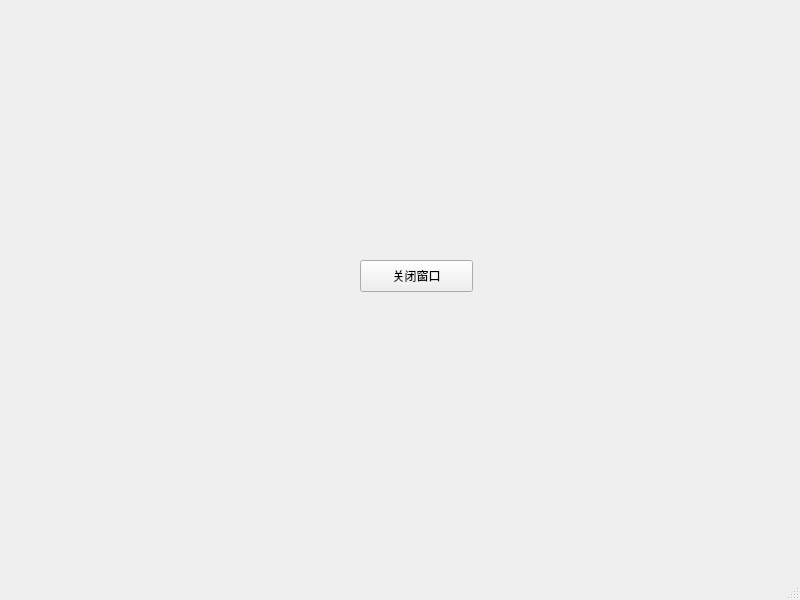
<?xml version="1.0" encoding="UTF-8"?>
<ui version="4.0">
 <class>MainWindow</class>
 <widget class="QMainWindow" name="MainWindow">
  <property name="geometry">
   <rect>
    <x>0</x>
    <y>0</y>
    <width>800</width>
    <height>600</height>
   </rect>
  </property>
  <property name="windowTitle">
   <string>MainWindow</string>
  </property>
  <widget class="QWidget" name="centralwidget">
   <widget class="QPushButton" name="pushButton">
    <property name="geometry">
     <rect>
      <x>360</x>
      <y>260</y>
      <width>113</width>
      <height>32</height>
     </rect>
    </property>
    <property name="text">
     <string>关闭窗口</string>
    </property>
   </widget>
  </widget>
  <widget class="QMenuBar" name="menubar">
   <property name="geometry">
    <rect>
     <x>0</x>
     <y>0</y>
     <width>800</width>
     <height>22</height>
    </rect>
   </property>
  </widget>
  <widget class="QStatusBar" name="statusbar"/>
 </widget>
 <resources/>
 <connections>
  <connection>
   <sender>pushButton</sender>
   <signal>clicked()</signal>
   <receiver>MainWindow</receiver>
   <slot>close()</slot>
   <hints>
    <hint type="sourcelabel">
     <x>394</x>
     <y>284</y>
    </hint>
    <hint type="destinationlabel">
     <x>437</x>
     <y>319</y>
    </hint>
   </hints>
  </connection>
 </connections>
</ui>
